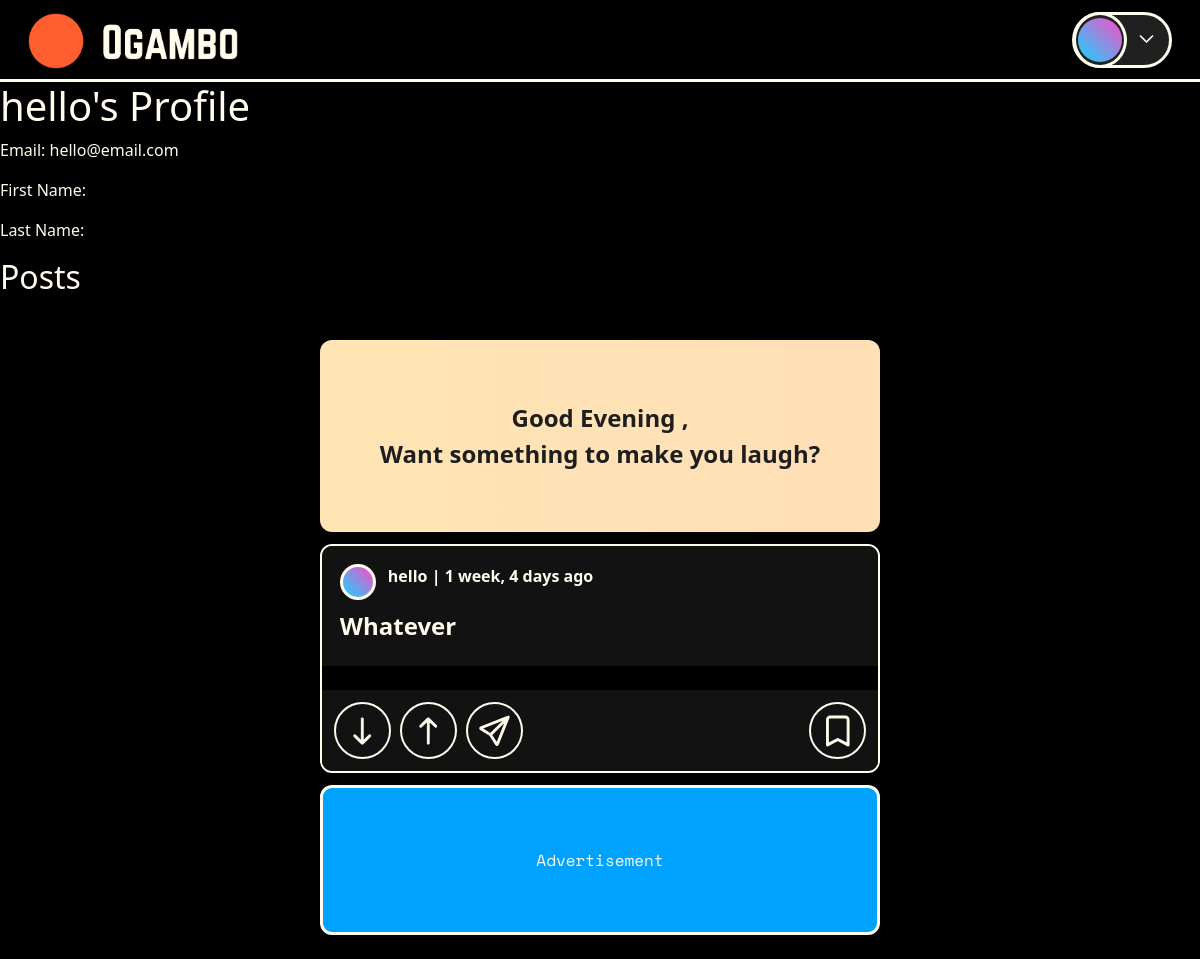
The app's page /profile/hello/, older data.
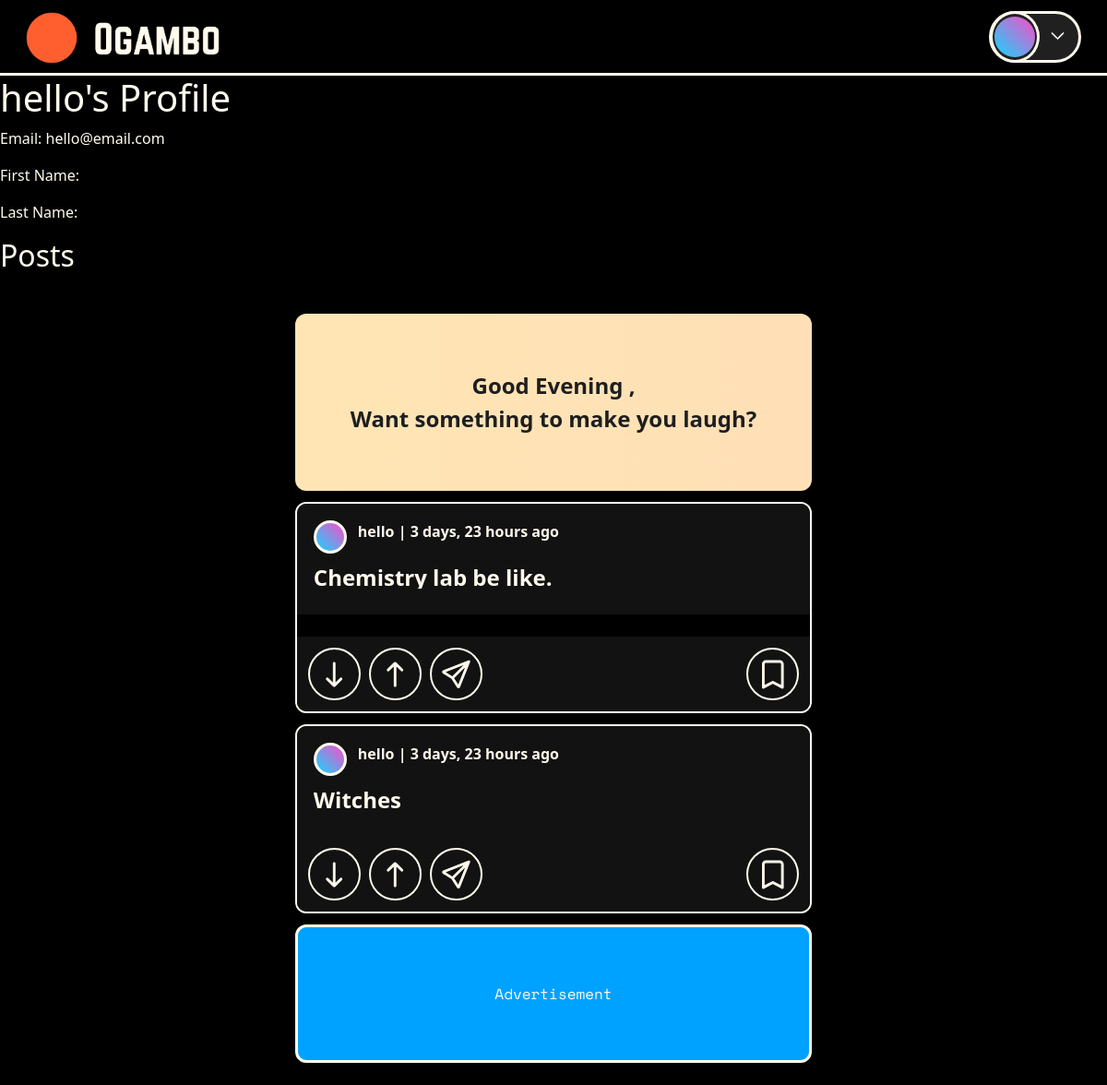
The same page, newer data.
### ogambo/models.py (models this page shows, shortened)
class Post(models.Model):
    id = models.UUIDField(primary_key=True, default=uuid.uuid4, editable=False)
    user = models.ForeignKey(User, on_delete=models.SET_NULL, null=True)
    title = models.CharField(max_length=200)
    description = models.TextField(max_length=500, null=True, blank=True)
    tags = models.ManyToManyField(Tag, related_name='posts', blank=True)
    image = models.ImageField(upload_to='post_media/images/', null=True, blank=True)
    video = models.FileField(upload_to='post_media/videos/', null=True, blank=True)
    created = models.DateTimeField(auto_now_add=True)
    updated = models.DateTimeField(auto_now=True)
    class Meta:
        ordering = ['-updated', '-created']
    def upvotes(self):
        return self.votes.filter(vote_type=True).count()
    def downvotes(self):
        return self.votes.filter(vote_type=False).count()

### ogambo/views.py (the view)
# urls.py: path('profile/<str:username>/', views.userProfile, name="user-profile"),
def userProfile(request, username):
    user = User.objects.get(username=username)
    posts = user.post_set.all()
    context = {
        'user_profile': user,
        'posts': posts,
        'username': user.username
        }
    return render(request, 'ogambo/profile.html', context)

### ogambo/templates/ogambo/profile.html (shortened to what this page needs)
{% extends 'main.html' %}
{% block content %}
    <h1>{{ user_profile.username }}'s Profile</h1>
    <p>Email: {{ user_profile.email }}</p>
    <p>First Name: {{ user_profile.first_name }}</p>
    <p>Last Name: {{ user_profile.last_name }}</p>
    <h2>Posts</h2>
    {% include 'ogambo/components/feed.html' %}
{% endblock content %}

### templates/main.html (shortened to what this page needs)
{% load static %}
<!DOCTYPE html>
<html lang="en">
<head>
    <link href="https://cdn.jsdelivr.net/npm/bootstrap@5.3.3/dist/css/bootstrap.min.css" rel="stylesheet">
    <link href="https://cdn.jsdelivr.net/npm/bootstrap-icons@1.7.2/font/bootstrap-icons.css" rel="stylesheet">
    <link rel="stylesheet" href="{% static 'assets/main.css' %}">
</head>
<body>
    {% include 'navbar.html' %}
    {% block content %}{% endblock %}
</body>
</html>

### templates/navbar.html (shortened to what this page needs)
{% load static %}
<nav class="navbar">
    <div class="container-fluid">
        <a class="navbar-brand text-white" href="/">
            <picture>
                <source media="(max-width: 768px)" srcset="{% static 'assets/ogambo-brand.png' %}" height="24">
                <img src="{% static 'assets/ogambo-brand.png' %}" alt="Ogambo" height="56" class="d-inline-block align-text-top">
            </picture>
        </a>
        <div class="dropdown" type="button" data-bs-toggle="dropdown" aria-expanded="false">
            <div class="profile-dropdown">
                <div class="gradient-image-cover">
                    <div class="gradient-image"></div>
                </div>
                <span class="dropdown-arrow">
                    <svg xmlns="http://www.w3.org/2000/svg" width="19" height="16" fill="currentColor" class="bi bi-chevron-down" viewBox="0 0 16 16" stroke="white" stroke-width="1">
                        <path fill-rule="evenodd" d="M1.646 4.646a.5.5 0 0 1 .708 0L8 10.293l5.646-5.647a.5.5 0 0 1 .708.708l-6 6a.5.5 0 0 1-.708 0l-6-6a.5.5 0 0 1 0-.708"/>
                    </svg>
                </span>
            </div>
        </div>
    </div>
</nav>

### ogambo/templates/ogambo/components/feed.html (shortened to what this page needs)
<main class="content-area">
    <div class="feed">
        <p class="content-title">Good Evening {{request.user.username}}, <br>Want something to make you laugh?</p>
        {% for post in posts %}
            <div class="meme-card">
                <div class="meme-header">
                    <a href="{% url 'user-profile' post.user.username %}" class="user-info">
                        <div class="user-avatar"></div>
                        {{post.user}} | {{post.updated|timesince}} ago
                    </a>
                    <div class="post-title mt-2">
                        <span>{{post.title}}</span>
                    </div>
                </div>
                <a href="{% url 'post' post.id %}">
                    <div class="meme-image">
                    </div>
                </a>
                <div class="meme-footer">
                    <div class="footer-buttons">
                        <div class="action-buttons">
                            <button class="action-btn"  data-vote-type="downvote" data-post-id="{{post.id}}">
                                <i class="bi bi-arrow-down"></i>
                            </button>
                            <button class="action-btn" data-vote-type="upvote" data-post-id="{{post.id}}">
                                <i class="bi bi-arrow-up"></i>
                            </button>
                            <button class="action-btn">
                                <i class="bi bi-send"></i>
                            </button>
                        </div>
                        <div class="save-button">
                            <button class="action-btn">
                                <i class="bi bi-bookmark"></i>
                            </button>
                        </div>
                    </div>
                </div>
            </div>
        {% endfor %}
        <div class="feed-ad-space">
            Advertisement
        </div>
    </div>
</main>

### static/assets/main.css (style rules this page uses)
body { background-color: black; color: white; }

### templates/main.html (style rules this page uses)
:root { --ogambo-black: #000000; --ogambo-orange: #ff4500; --ogambo-green: #4ade80; --ogambo-gray: #1E1E1E; --ogambo-light-gray: #8A8A8A; --ogambo-text: #FFFBED; --ogambo-blue: #00a2ff; }
* { margin: 0; padding: 0; box-sizing: border-box; font-family: Verdana, Geneva, Tahoma, sans-serif 'Space Mono', monospace; }
body { background-color: var(--ogambo-black); color: #FFFBED; min-height: 100vh; }

### templates/navbar.html (style rules this page uses)
.navbar { position: sticky; top: 0; z-index: 1000; height: 82px; display: flex; align-items: center; justify-content: space-between; padding: 0 16px; background-color: black; border-bottom: 3px solid #FFFBED; }
.navbar-brand { font-size: 36px; font-weight: 700; padding: 0; }
.profile-dropdown { display: flex; align-items: center; justify-content: space-between; width: 100px; height: 56px; background-color: #202020; border: 3px solid #FFFBED; border-radius: 28px; cursor: pointer; position: relative; }
.gradient-image { width: 44px; height: 44px; background-image: url('path/to/your/gradient-image.png'); background-image: linear-gradient(45deg, #11D7FF, #FF4AC6); background-size: cover; border-radius: 50%; }
.gradient-image-cover { width: 56px; height: 56px; display: flex; align-items: center; justify-content: center; border: 3px solid #FFFBED; border-radius: 50%; background-color: #202020; background-size: cover; margin-left: -2px; padding: 0; }
.dropdown-arrow { width: 44px; }
.dropdown-arrow svg { margin: -5px 0px 0px 10px; }

### ogambo/templates/ogambo/components/feed.html (style rules this page uses)
.content-area { display: flex; flex-direction: column; align-items: center; padding: 12px; }
.content-title { font-size: 24px; font-weight: 700; margin: 24px 0 12px 0; text-align: center; color: #1E1E1E; padding: 60px; border-radius: 12px; background: linear-gradient( to right, #FFE5B4, #FFDAB9, #FFAD60, #FF8C42, #FF7F00 ); background-size: 800% 800%; animation: wavy 6s ease-in-out infinite alternate; }
.meme-card { background-color: #121212; border: 2px solid #FFFBED; border-radius: 12px; overflow: hidden; z-index: 10; position: relative; margin-bottom: 12px; }
.meme-header { height: 120px; padding: 18px; background-color: #121212; }
.user-info { display: flex; font-size: 16px; font-weight: 600; text-decoration: none; color: #FFFBED; }
.user-avatar { width: 36px; height: 36px; border: 3px solid #FFFBED; border-radius: 50%; background: linear-gradient(45deg, #11D7FF, #FF4AC6); margin: 0 12px 0 0; }
.post-title { height: 30px; font-size: 24px; font-weight: 700; display: flex; overflow: hidden; }
.meme-image { width: 100%; background-color: var(--ogambo-black); }
.meme-footer { height: 81px; padding: 12px; align-items: center; background-color: #121212; }
.footer-buttons { display: flex; justify-content: space-between; }
.action-buttons { display: flex; justify-content: start; gap: 9px; }
.action-btn { background: none; width: 57px; height: 57px; border: 2px solid #FFFBED; border-radius: 50%; color: #FFFBED; font-size: 30px; }
.action-btn i { -webkit-text-stroke: 1px; }
.feed-ad-space { background-color: var(--ogambo-blue); border-radius: 12px; padding: 60px 0; align-items: center; text-align: center; color: #FFFBED; margin: 12px 0; border: 3px solid #FFFBED; font-family: 'Space Mono', monospace; }
@media (max-width: 1200px) { .content-area { margin-left: 0; margin-right: 0; max-width: 100%; padding: 12px; } }

Row changes from the older to the newer data that the page shows:
removed Post: user "hello", updated "1 week, 4 days", title "Whatever"
added Post: user "hello", updated "3 days, 23 hours", title "Chemistry lab be like."
added Post: user "hello", updated "3 days, 23 hours", title "Witches"
